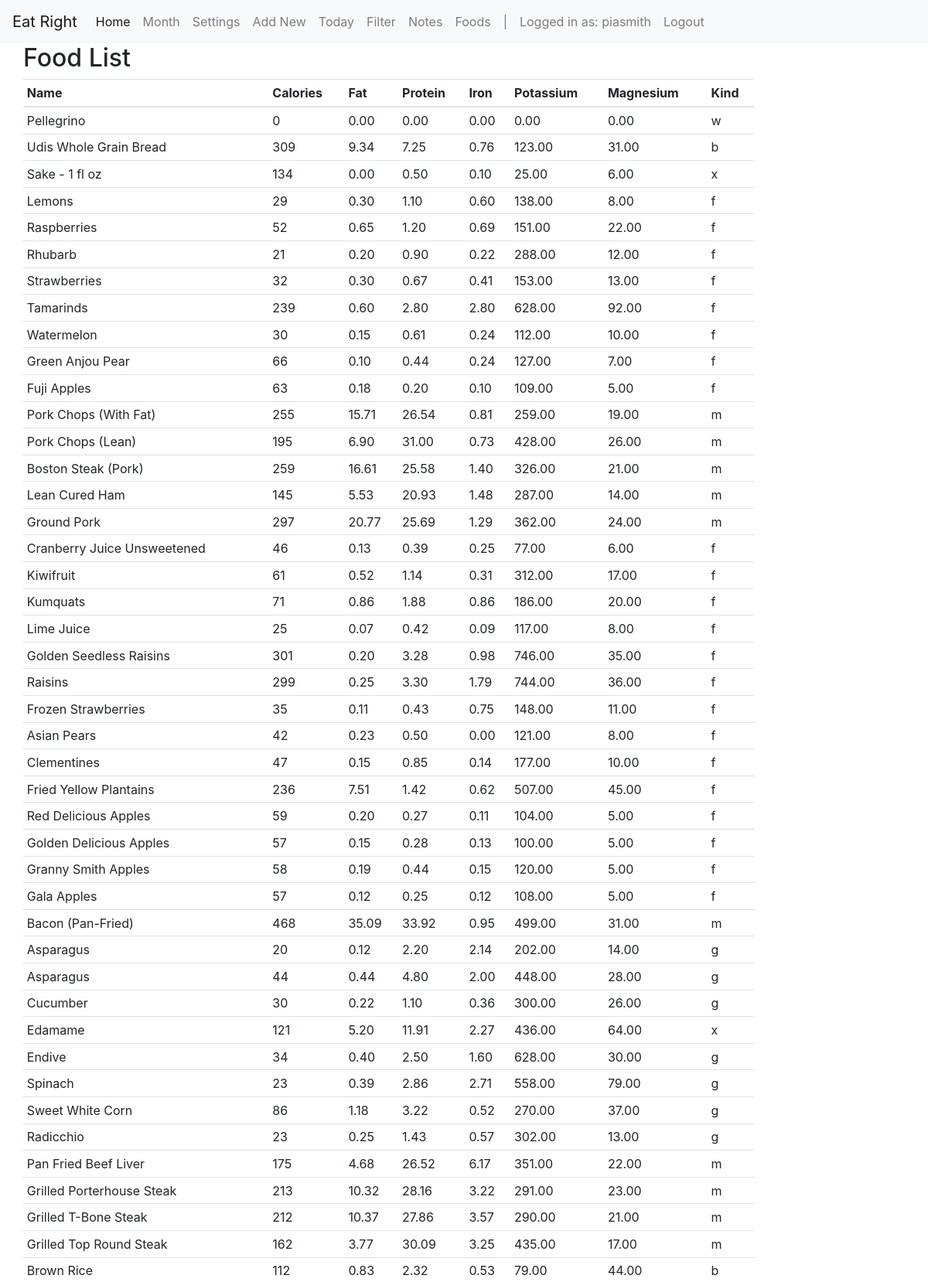
The app's page /catalog/food/ (signed in, upper part) with its own data.
### catalog/models.py (models this page shows, shortened)
class Food(models.Model):
    name = models.CharField(max_length=200)
    timestamp = models.DateTimeField(auto_now_add=True)
    calories = models.IntegerField('Amount of calories',
                                   null=True,
                                   blank=True)
    fat = models.DecimalField('Amount of fat',
                              decimal_places=2,
                              max_digits=8,
                                   null=True,
                                   blank=True)
    protein = models.DecimalField('Amount of protein',
                                  decimal_places=2,
                                  max_digits=8,
                                  null=True,
                                    blank=True)
    iron = models.DecimalField('Amount of iron',
                               decimal_places=2,
                               max_digits=8,
                               null=True,
                                   blank=True)
    potassium = models.DecimalField('Amount of potassium',
                                    decimal_places=2,
                                    max_digits=8,
                                    null=True,
                                    blank=True)
    magnesium = models.DecimalField('Amount of magnesium',
                                    decimal_places=2,
                                    max_digits=8,
                                    null=True,
                                    blank=True)
    KIND_OF_FOOD = (
        ('b', 'Bread'),
        ('f', 'Fruit'),
        ('m', 'Meat'),
        ('g', 'Greens'),
        ('w', 'Water'),
        ('c', 'Caffeine'),
        ('o', 'Oil'),
        ('x', 'Extra')
    )
    kind = models.CharField(
        max_length=1,
        choices=KIND_OF_FOOD,
        blank=True,
        default='m',
    )

### catalog/views.py (the view)
class FoodListView(LoginRequiredMixin, generic.ListView):
    model = Food
    paginate_by = 50
    template_name = 'catalog/foodlist.html'
    def get_queryset(self):
        return Food.objects.all()

### catalog/templates/catalog/foodlist.html
{% extends "base_generic.html" %}
{% block content %}
    <h2>Food List</h2>
    {% if food_list %}
    <table class="table table-sm">
        <thead><tr>
            <th scope="col">Name</th>
            <th scope="col">Calories</th>
            <th scope="col">Fat</th>
            <th scope="col">Protein</th>
            <th scope="col">Iron</th>
            <th scope="col">Potassium</th>
            <th scope="col">Magnesium</th>
            <th scope="col">Kind</th>
        </tr>
        </thead>
    <tbody>
    {% for foodinst in food_list %}
      <tr>
        <td> {{ foodinst.name }}
        <td> {{ foodinst.calories }}</td>
        <td> {{ foodinst.fat }}</td>
        <td> {{ foodinst.protein }}</td>
        <td> {{ foodinst.iron }}</td>
        <td> {{ foodinst.potassium }}</td>
        <td> {{ foodinst.magnesium }}</td>
        <td> {{ foodinst.kind }}</td>
      </td>
            </tr>
    {% endfor %}
  </tbody>
    </table>
  {% else %}
    <p>There is no food consumed yet.</p>
  {% endif %}
{% endblock %}

### catalog/templates/base_generic.html (shortened to what this page needs)
<!DOCTYPE html>
<html lang="en">
<head>
    <link rel="stylesheet" href="https://stackpath.bootstrapcdn.com/bootstrap/4.3.1/css/bootstrap.min.css">
    {% load static %}
      <link rel="stylesheet" href="{% static 'css/styles.css' %}">
</head>
<body>
 <nav class="navbar navbar-expand-lg navbar-light bg-light">
        <a class="navbar-brand" href="{% url 'index' %}">Eat Right</a>
  <div class="collapse navbar-collapse" id="navbarSupportedContent">
    <ul class="navbar-nav mr-auto justify-content-end">
        <li class="nav-item active">
            <a class="nav-link" href="{% url 'index' %}">Home <span class="sr-only">(current)</span></a>
        </li>
        {% if user.is_authenticated %}
            <li class="nav-item">
                <a class="nav-link" href="{% url 'all-consumed' %}">Month</a>
            </li>
            <li class="nav-item">
                <a class="nav-link" href="{% url 'user-settings' %}"> Settings</a>
            </li>
            <li class="nav-item">
                <a class="nav-link" href="{% url 'food-create' %}">Add New</a>
            </li>
            <li class="nav-item">
                <a class="nav-link" href="{% url 'foodinstance-create' %}">Today</a>
            </li>
            <li class="nav-item">
                <a class="nav-link" href="{% url 'filtered-list' %}">Filter</a>
            </li>
            <li class="nav-item">
                <a class="nav-link" href="{% url 'notes' %}">Notes</a>
            </li>
            <li class="nav-item">
                <a class="nav-link" href="{% url 'all-food' %}">Foods</a>
            </li>
            <li class="nav-item">
                <a class="nav-link" href="">   |   </a>
            </li>
            <li class="nav-item nav-link text-end">Logged in as: {{ user.get_username }}</li>    <a class="nav-link" href="{% url 'logout'%}?next={{request.path}}">Logout</a></li>
        {% else %}
            <li class="nav-item"><a class="nav-link" href="{% url 'login'%}?next={{request.path}}">Login</a></li>
        {% endif %}
        </ul>
  </div>
</nav>
 <div class="container-fluid">
      <div class="col-sm-10 ">
          {% block content %}
          {% endblock %}
      </div>
    </div>
</body>
</html>

### records on screen
Food: name "Pellegrino", calories "0", fat "0.00", protein "0.00", iron "0.00", potassium "0.00", magnesium "0.00", kind "w"
Food: name "Udis Whole Grain Bread", calories "309", fat "9.34", protein "7.25", iron "0.76", potassium "123.00", magnesium "31.00", kind "b"
Food: name "Sake - 1 fl oz", calories "134", fat "0.00", protein "0.50", iron "0.10", potassium "25.00", magnesium "6.00", kind "x"
Food: name "Lemons", calories "29", fat "0.30", protein "1.10", iron "0.60", potassium "138.00", magnesium "8.00", kind "f"
Food: name "Raspberries", calories "52", fat "0.65", protein "1.20", iron "0.69", potassium "151.00", magnesium "22.00", kind "f"
Food: name "Rhubarb", calories "21", fat "0.20", protein "0.90", iron "0.22", potassium "288.00", magnesium "12.00", kind "f"
Food: name "Strawberries", calories "32", fat "0.30", protein "0.67", iron "0.41", potassium "153.00", magnesium "13.00", kind "f"
Food: name "Tamarinds", calories "239", fat "0.60", protein "2.80", iron "2.80", potassium "628.00", magnesium "92.00", kind "f"
Food: name "Watermelon", calories "30", fat "0.15", protein "0.61", iron "0.24", potassium "112.00", magnesium "10.00", kind "f"
Food: name "Green Anjou Pear", calories "66", fat "0.10", protein "0.44", iron "0.24", potassium "127.00", magnesium "7.00", kind "f"
Food: name "Fuji Apples", calories "63", fat "0.18", protein "0.20", iron "0.10", potassium "109.00", magnesium "5.00", kind "f"
Food: name "Pork Chops (With Fat)", calories "255", fat "15.71", protein "26.54", iron "0.81", potassium "259.00", magnesium "19.00", kind "m"
Food: name "Pork Chops (Lean)", calories "195", fat "6.90", protein "31.00", iron "0.73", potassium "428.00", magnesium "26.00", kind "m"
Food: name "Boston Steak (Pork)", calories "259", fat "16.61", protein "25.58", iron "1.40", potassium "326.00", magnesium "21.00", kind "m"
Food: name "Lean Cured Ham", calories "145", fat "5.53", protein "20.93", iron "1.48", potassium "287.00", magnesium "14.00", kind "m"
Food: name "Ground Pork", calories "297", fat "20.77", protein "25.69", iron "1.29", potassium "362.00", magnesium "24.00", kind "m"
Food: name "Cranberry Juice Unsweetened", calories "46", fat "0.13", protein "0.39", iron "0.25", potassium "77.00", magnesium "6.00", kind "f"
Food: name "Kiwifruit", calories "61", fat "0.52", protein "1.14", iron "0.31", potassium "312.00", magnesium "17.00", kind "f"
Food: name "Kumquats", calories "71", fat "0.86", protein "1.88", iron "0.86", potassium "186.00", magnesium "20.00", kind "f"
Food: name "Lime Juice", calories "25", fat "0.07", protein "0.42", iron "0.09", potassium "117.00", magnesium "8.00", kind "f"
Food: name "Golden Seedless Raisins", calories "301", fat "0.20", protein "3.28", iron "0.98", potassium "746.00", magnesium "35.00", kind "f"
Food: name "Raisins", calories "299", fat "0.25", protein "3.30", iron "1.79", potassium "744.00", magnesium "36.00", kind "f"
Food: name "Frozen Strawberries", calories "35", fat "0.11", protein "0.43", iron "0.75", potassium "148.00", magnesium "11.00", kind "f"
Food: name "Asian Pears", calories "42", fat "0.23", protein "0.50", iron "0.00", potassium "121.00", magnesium "8.00", kind "f"
Food: name "Clementines", calories "47", fat "0.15", protein "0.85", iron "0.14", potassium "177.00", magnesium "10.00", kind "f"
Food: name "Fried Yellow Plantains", calories "236", fat "7.51", protein "1.42", iron "0.62", potassium "507.00", magnesium "45.00", kind "f"
Food: name "Red Delicious Apples", calories "59", fat "0.20", protein "0.27", iron "0.11", potassium "104.00", magnesium "5.00", kind "f"
Food: name "Golden Delicious Apples", calories "57", fat "0.15", protein "0.28", iron "0.13", potassium "100.00", magnesium "5.00", kind "f"
Food: name "Granny Smith Apples", calories "58", fat "0.19", protein "0.44", iron "0.15", potassium "120.00", magnesium "5.00", kind "f"
Food: name "Gala Apples", calories "57", fat "0.12", protein "0.25", iron "0.12", potassium "108.00", magnesium "5.00", kind "f"
Food: name "Bacon (Pan-Fried)", calories "468", fat "35.09", protein "33.92", iron "0.95", potassium "499.00", magnesium "31.00", kind "m"
Food: name "Asparagus", calories "20", fat "0.12", protein "2.20", iron "2.14", potassium "202.00", magnesium "14.00", kind "g"
Food: name "Asparagus", calories "44", fat "0.44", protein "4.80", iron "2.00", potassium "448.00", magnesium "28.00", kind "g"
Food: name "Cucumber", calories "30", fat "0.22", protein "1.10", iron "0.36", potassium "300.00", magnesium "26.00", kind "g"
Food: name "Edamame", calories "121", fat "5.20", protein "11.91", iron "2.27", potassium "436.00", magnesium "64.00", kind "x"
Food: name "Endive", calories "34", fat "0.40", protein "2.50", iron "1.60", potassium "628.00", magnesium "30.00", kind "g"
Food: name "Spinach", calories "23", fat "0.39", protein "2.86", iron "2.71", potassium "558.00", magnesium "79.00", kind "g"
Food: name "Sweet White Corn", calories "86", fat "1.18", protein "3.22", iron "0.52", potassium "270.00", magnesium "37.00", kind "g"
Food: name "Radicchio", calories "23", fat "0.25", protein "1.43", iron "0.57", potassium "302.00", magnesium "13.00", kind "g"
Food: name "Pan Fried Beef Liver", calories "175", fat "4.68", protein "26.52", iron "6.17", potassium "351.00", magnesium "22.00", kind "m"
Food: name "Grilled Porterhouse Steak", calories "213", fat "10.32", protein "28.16", iron "3.22", potassium "291.00", magnesium "23.00", kind "m"
Food: name "Grilled T-Bone Steak", calories "212", fat "10.37", protein "27.86", iron "3.57", potassium "290.00", magnesium "21.00", kind "m"
Food: name "Grilled Top Round Steak", calories "162", fat "3.77", protein "30.09", iron "3.25", potassium "435.00", magnesium "17.00", kind "m"
Food: name "Brown Rice", calories "112", fat "0.83", protein "2.32", iron "0.53", potassium "79.00", magnesium "44.00", kind "b"

### other values on screen
{{ user.get_username }} "piasmith"
